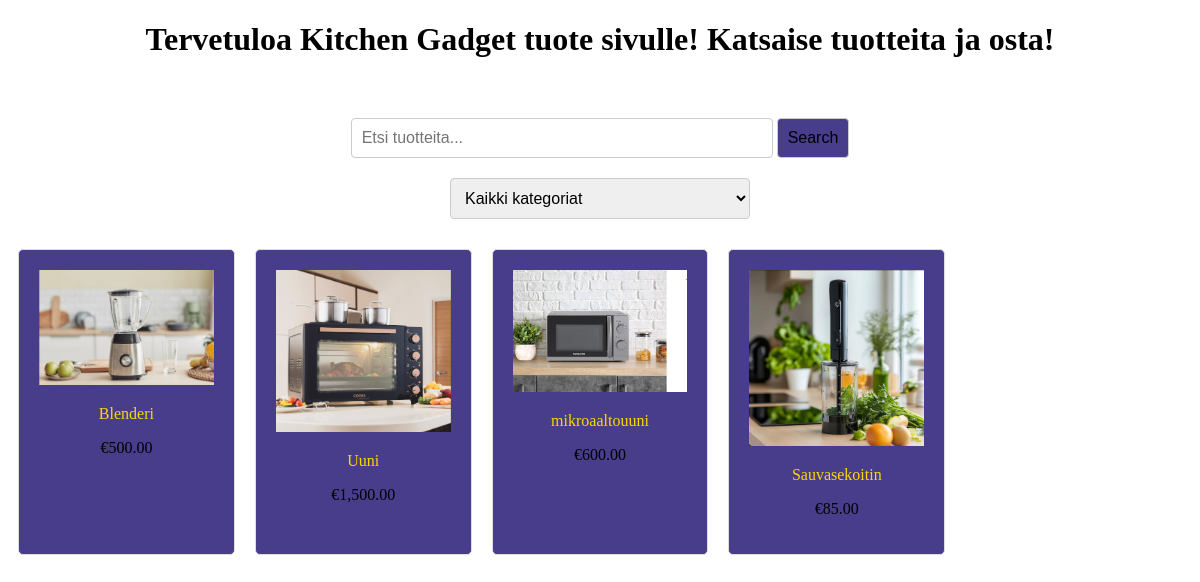
Before: /tuoteet.php with the older database file.
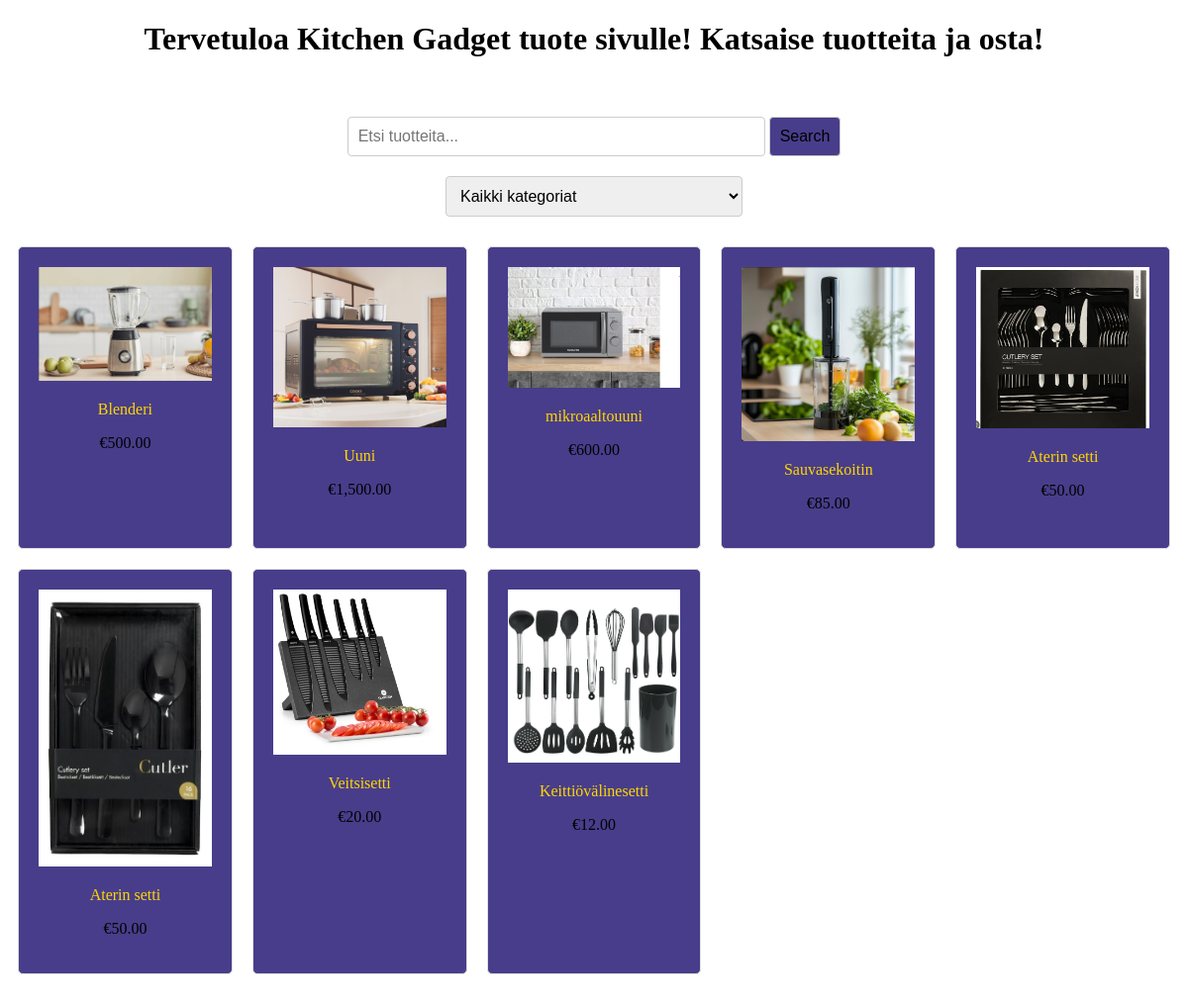
After: the same page with the newer database file.
### tables this page shows
CREATE TABLE `tuotteet` (
  `id` int(11) NOT NULL,
  `nimi` varchar(255) NOT NULL,
  `kuvaus` text DEFAULT NULL,
  `hinta` decimal(10,2) NOT NULL,
  `kuva` varchar(255) DEFAULT NULL,
  `varastomäärä` int(11) DEFAULT 0
);

### tuoteet.php (the view, shortened to what this page needs)
<?php
    try {
        $dsn = "mysql:host=" . DB_HOST . ";dbname=" . DB_DATABASE . ";charset=utf8";
        $pdo = new PDO($dsn, DB_USER, DB_PASSWORD);
        $pdo->setAttribute(PDO::ATTR_ERRMODE, PDO::ERRMODE_EXCEPTION);
        $pdo->setAttribute(PDO::ATTR_DEFAULT_FETCH_MODE, PDO::FETCH_ASSOC);
        $pdo->setAttribute(PDO::ATTR_EMULATE_PREPARES, false);
    } catch (PDOException $e) {
        die('Database connection failed: ' . $e->getMessage());
    }
    try {
        $stmt = $pdo->prepare("SELECT id, nimi, kuvaus, kuva, hinta, varastomäärä FROM tuotteet");
        $stmt->execute();
        $products = $stmt->fetchAll();
    } catch (PDOException $e) {
        echo '<p class="error">Error fetching products: ' . $e->getMessage() . '</p>';
        $products = [];
    }
    try {
        $stmt = $pdo->prepare("
            SELECT
                t.id, t.nimi, t.kuvaus, t.kuva, t.hinta, t.varastomäärä,
                COALESCE(GROUP_CONCAT(k.nimi SEPARATOR ','), '') AS categories
            FROM tuotteet t
            LEFT JOIN tuote_kategoria tk ON t.id = tk.tuote_id
            LEFT JOIN kategoriat k ON tk.kategoria_id = k.id
            GROUP BY t.id
        ");
        $stmt->execute();
        $products = $stmt->fetchAll();
    } catch (PDOException $e) {
        echo '<p class="error">Error fetching products: ' . $e->getMessage() . '</p>';
        $products = [];
    }
?>
<!DOCTYPE html>
<html lang="en">
<head>
</head>
<body>
    <h1 style="text-align: center;">Tervetuloa Kitchen Gadget tuote sivulle! Katsaise tuotteita ja osta!</h1>
    <br>
    <div class="search-bar-container">
        <input type="text" id="searchInput" class="search-bar" placeholder="Etsi tuotteita...">
        <button class="search-btn" onclick="searchProduct()">Search</button>
    </div>
    <div class="category-container">
    <select id="categorySelect" class="category-select" onchange="filterByCategory()">
        <option value="all">Kaikki kategoriat</option>
    </select>
</div>
    <form>
    <div class="product-grid">
        <?php foreach ($products as $product): ?>
            <div class="product"
            data-id="<?= htmlspecialchars($product['id']) ?>"
            data-categories="<?= htmlspecialchars($product['categories']) ?>"
            onclick="showPopup('<?= htmlspecialchars($product['id']) ?>', '<?= htmlspecialchars($product['nimi']) ?>', '<?= htmlspecialchars($product['kuvaus']) ?>', '<?= htmlspecialchars($product['kuva']) ?>', '<?= htmlspecialchars($product['hinta']) ?>', '<?= htmlspecialchars($product['varastomäärä']) ?>')">
            <img src="<?= htmlspecialchars($product['kuva']) ?>" alt="<?= htmlspecialchars($product['nimi']) ?>">
            <p style="color: gold;" class="name"><?= htmlspecialchars($product['nimi']) ?></p>
            <p class="price">€<?= number_format($product['hinta'], 2) ?></p>
        </div>
        <?php endforeach; ?>
    </div>
</form>
</body>
</html>

### tuoteet.php (style rules this page uses)
.product-grid { display: grid; grid-template-columns: repeat(auto-fill, minmax(200px, 1fr)); gap: 20px; max-width: 1200px; margin: 20px auto; padding: 10px; }
.product { position: relative; border: 1px solid #ddd; border-radius: 5px; overflow: hidden; text-align: center; background-color: darkslateblue; transition: transform 0.3s, background-color 0.3s; padding: 20px; }
.product img { width: 100%; height: auto; object-fit: cover; background-color: slateblue; }
.search-bar-container { margin: 20px auto; max-width: 500px; text-align: center; }
.search-bar { width: 80%; padding: 10px; font-size: 16px; border: 1px solid #ccc; border-radius: 4px; }
.search-btn { background-color: darkslateblue; border-radius: 4px; cursor: pointer; font-size: 16px; border: 1px solid #ccc; padding: 10px 10px; transition: background-color 0.3s; }
.category-container { margin: 20px auto; max-width: 300px; text-align: center; }
.category-select { width: 100%; padding: 10px; font-size: 16px; border: 1px solid #ccc; border-radius: 4px; }

Changed rows visible on the page:
added tuotteet: kuva (picture), nimi "Aterin setti", hinta "50.00"
added tuotteet: kuva (picture), nimi "Aterin setti", hinta "50.00"
added tuotteet: kuva (picture), nimi "Veitsisetti", hinta "20.00"
added tuotteet: kuva (picture), nimi "Keittiövälinesetti", hinta "12.00"
